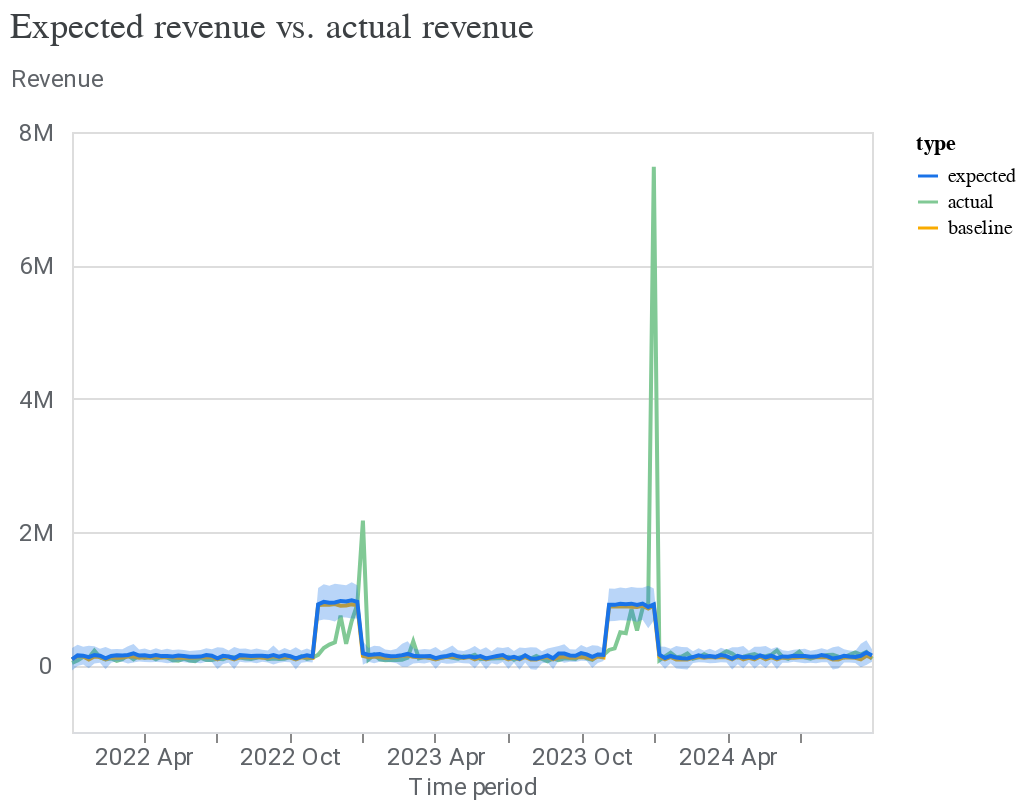

Write notebook code for a chart like this one.
### Code cell
model_fit = visualizer.ModelFit(mmm2)
model_fit.plot_model_fit()

### Figure 1 — Vega-Lite specification as saved in the notebook (floating-point values rounded to 4 significant figures; data arrays with more than 128 entries replaced by an {"elided": "..."} marker saying what was removed)
{"config": {"view": {"continuousWidth": 400, "continuousHeight": 300}, "axis": {"labelColor": "#5F6368", "labelFont": "Roboto", "labelFontSize": 12, "titleColor": "#5F6368", "titleFont": "Roboto", "titleFontSize": 12, "titleFontWeight": "normal"}}, "layer": [{"mark": "line", "encoding": {"color": {"field": "type", "scale": {"domain": ["expected", "actual", "baseline"], "range": ["#1A73E8", "#81C995", "#F9AB00"]}, "type": "nominal"}, "x": {"axis": {"domainColor": "#DADCE0", "format": "%Y %b", "grid": false, "tickCount": 8}, "field": "time", "title": "Time period", "type": "temporal"}, "y": {"axis": {"domain": false, "labelExpr": "replace(format(datum.value, '.3~s'), 'G', 'B')", "labelPadding": 10, "tickCount": 5, "ticks": false, "titleAlign": "left", "titleAngle": 0, "titleY": -20}, "field": "mean", "title": "Revenue", "type": "quantitative"}}}, {"mark": {"type": "area", "opacity": 0.3}, "encoding": {"color": {"field": "type", "legend": null, "scale": {"domain": ["expected"], "range": ["#1A73E8"]}, "type": "nominal"}, "x": {"field": "time", "type": "temporal"}, "y": {"field": "ci_hi", "type": "quantitative"}, "y2": {"field": "ci_lo"}}}], "data": {"name": "data-a658f4d466a4a3675c07da138b5b1413"}, "resolve": {"scale": {"color": "independent"}}, "title": {"text": "Expected revenue vs. actual revenue", "anchor": "start", "color": "#3C4043", "font": "Google Sans Display", "fontSize": 18, "fontWeight": "normal", "offset": 10}, "$schema": "https://vega.github.io/schema/vega-lite/v4.17.0.json", "datasets": {"data-a658f4d466a4a3675c07da138b5b1413": {"elided": "432 records"}}}
